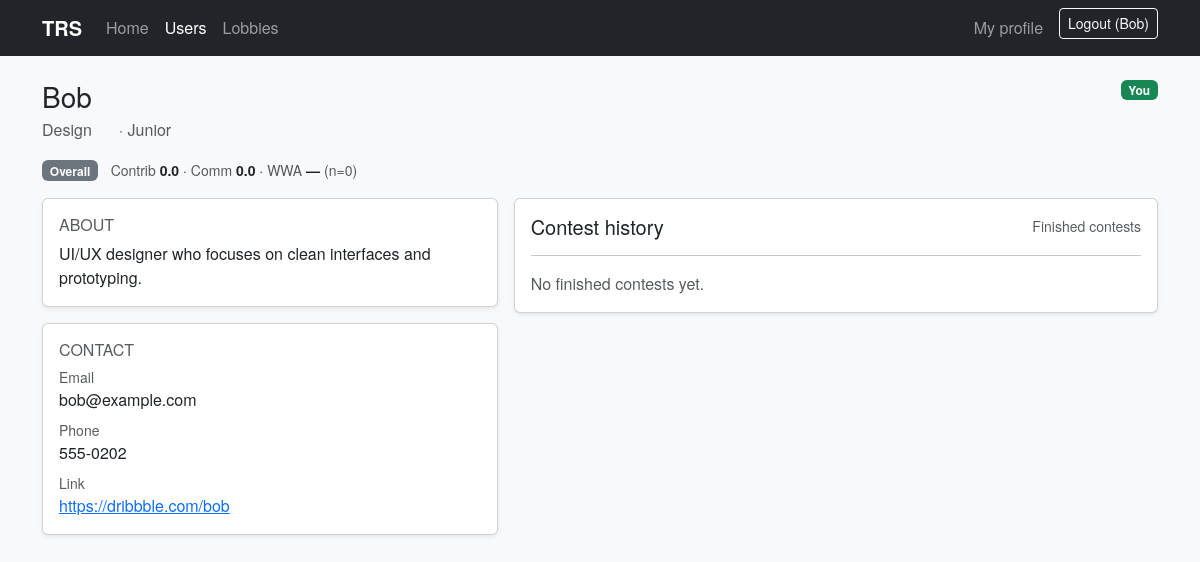
Page /users/2 (signed in) on the earlier database version.
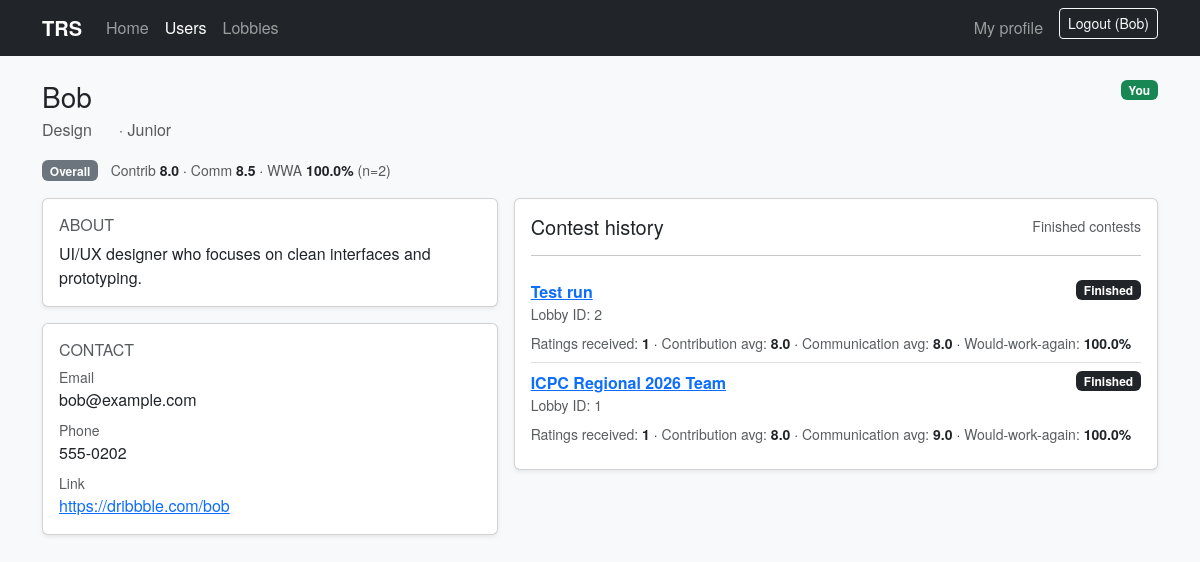
Same page on the later database version.
### models.py (models this page shows, shortened)
class Lobby(db.Model):
    id = db.Column(db.Integer, primary_key=True)
    title = db.Column(db.String(200), nullable=False)
    contest_link = db.Column(db.String(500))
    leader_id = db.Column(db.Integer)
    finished = db.Column(db.Boolean, default=False)
    finished_at = db.Column(db.DateTime)
    created_at = db.Column(db.DateTime, default=datetime.utcnow)
    teams = db.relationship('Team', backref='lobby', cascade='all, delete-orphan')

### app.py (the view, shortened to what this page needs)
@app.route('/users/<int:user_id>', methods=['GET', 'POST'])
def user_profile(user_id):
    from models import User, Lobby, Team, TeamMember, Rating
    user = User.query.get_or_404(user_id)
    viewer = get_current_user()
    can_edit = viewer is not None and viewer.id == user.id
    history = []
    lobby_ids = (
        db.session.query(Team.lobby_id)
        .join(TeamMember, TeamMember.team_id == Team.id)
        .filter(TeamMember.user_id == user.id)
        .distinct()
        .all()
    )
    ids = [x[0] for x in lobby_ids]
    history_lobbies = (
        Lobby.query.filter(Lobby.id.in_(ids), Lobby.finished == True)
        .order_by(Lobby.finished_at.desc().nullslast(), Lobby.created_at.desc())
        .all()
    ) if ids else []
    for lobby in history_lobbies:
        ratings = (
            db.session.query(Rating)
            .join(Team, Rating.team_id == Team.id)
            .filter(Team.lobby_id == lobby.id)
            .filter(Rating.target_user_id == user.id)
            .all()
        )
        if ratings:
            contribution_avg = round(sum(r.contribution or 0 for r in ratings) / len(ratings), 2)
            communication_avg = round(sum(r.communication or 0 for r in ratings) / len(ratings), 2)
            would_work_again_ratio = sum(1 for r in ratings if r.would_work_again) / len(ratings)
        else:
            contribution_avg = 0
            communication_avg = 0
            would_work_again_ratio = None
        history.append(
            {
                'lobby': lobby,
                'rating_count': len(ratings),
                'contribution_avg': contribution_avg,
                'communication_avg': communication_avg,
                'would_work_again_ratio': would_work_again_ratio,
            }
        )
    overall_rep = user.reputation()
    return render_template('profile.html', user=user, can_edit=can_edit, history=history, overall_rep=overall_rep)

### app.py (called while the page is built)
def get_current_user():
    from models import User
    user_id = session.get('user_id')
    if not user_id:
        return None
    return User.query.get(user_id)

@app.context_processor
def inject_current_user():
    return {'current_user': get_current_user()}

### templates/profile.html (shortened to what the changed rows need)
{% extends 'base.html' %}
{% block content %}
  <div class="d-flex align-items-start justify-content-between gap-3 mb-3">
    <div class="w-100">
      <div class="d-flex align-items-start justify-content-between gap-2">
        <div class="editable-field">
          <h1 class="h3 mb-1">
            {{ user.name }}
          </h1>
        </div>
      </div>
      <div class="mt-3">
        <span class="ms-2 small">
          <span class="text-muted">Contrib</span> <span class="fw-semibold">{{ overall_rep.contribution_avg }}</span>
          · <span class="text-muted">Comm</span> <span class="fw-semibold">{{ overall_rep.communication_avg }}</span>
          · <span class="text-muted">WWA</span>
          <span class="fw-semibold">{% if overall_rep.would_work_again_ratio is none %}—{% else %}{{ (overall_rep.would_work_again_ratio * 100) | round(0) }}%{% endif %}</span>
          <span class="text-muted">(n={{ overall_rep.rating_count }})</span>
        </span>
      </div>
    </div>
  </div>
  <div class="row g-3">
    <div class="col-lg-5">
      <div class="card shadow-sm">
        <div class="card-body editable-field">
          <div class="d-flex align-items-center justify-content-between">
            <h2 class="h6 text-uppercase text-muted mb-0">About</h2>
          </div>
        </div>
      </div>
      <div class="card shadow-sm mt-3">
        <div class="card-body">
          <h2 class="h6 text-uppercase text-muted">Contact</h2>
        </div>
      </div>
    </div>
    <div class="col-lg-7">
      <div class="card shadow-sm">
        <div class="card-body">
          <div class="d-flex align-items-center justify-content-between">
            <h2 class="h5 mb-0">Contest history</h2>
            <span class="text-muted small">Finished contests</span>
          </div>
          <hr>
          {% if history and history|length %}
            <div class="list-group list-group-flush">
              {% for item in history %}
                <div class="list-group-item px-0">
                  <div class="d-flex justify-content-between align-items-start gap-2">
                    <div>
                      <div class="fw-semibold">
                        <a href="{{ url_for('lobby_detail', lobby_id=item.lobby.id) }}">{{ item.lobby.title }}</a>
                      </div>
                      <div class="text-muted small">Lobby ID: {{ item.lobby.id }}</div>
                    </div>
                    <span class="badge text-bg-dark">Finished</span>
                  </div>
                  <div class="mt-2 small">
                    <span class="text-muted">Ratings received:</span>
                    <span class="fw-semibold">{{ item.rating_count }}</span>
                    · <span class="text-muted">Contribution avg:</span> <span class="fw-semibold">{{ item.contribution_avg }}</span>
                    · <span class="text-muted">Communication avg:</span> <span class="fw-semibold">{{ item.communication_avg }}</span>
                    · <span class="text-muted">Would-work-again:</span>
                    <span class="fw-semibold">
                      {% if item.would_work_again_ratio is none %}—{% else %}{{ (item.would_work_again_ratio * 100) | round(0) }}%{% endif %}
                    </span>
                  </div>
                </div>
              {% endfor %}
            </div>
          {% else %}
            <div class="text-muted">No finished contests yet.</div>
          {% endif %}
        </div>
      </div>
    </div>
  </div>
{% endblock %}

Differences in the rows shown:
added Lobby: lobby "Test run", lobby.id "2"
now on this page (row edited): Lobby: lobby "ICPC Regional 2026 Team", lobby.id "1"
Other differences:
{{ overall_rep.contribution_avg }}: "0.0" → "8.0"
{{ overall_rep.communication_avg }}: "0.0" → "8.5"
{{ (overall_rep.would_work_again_ratio * 100) | round(0) }}: (not shown) → "100.0"
{{ overall_rep.rating_count }}: "0" → "2"
text no longer shown: "— No finished contests yet."
new list line: "Lobby ID: Finished Ratings received: 1 · Contribution avg: 8.0 · Communication avg: 8.0 · Would-work-again: 100.0 %"
new list line: "Lobby ID: Finished Ratings received: 1 · Contribution avg: 8.0 · Communication avg: 9.0 · Would-work-again: 100.0 %"
